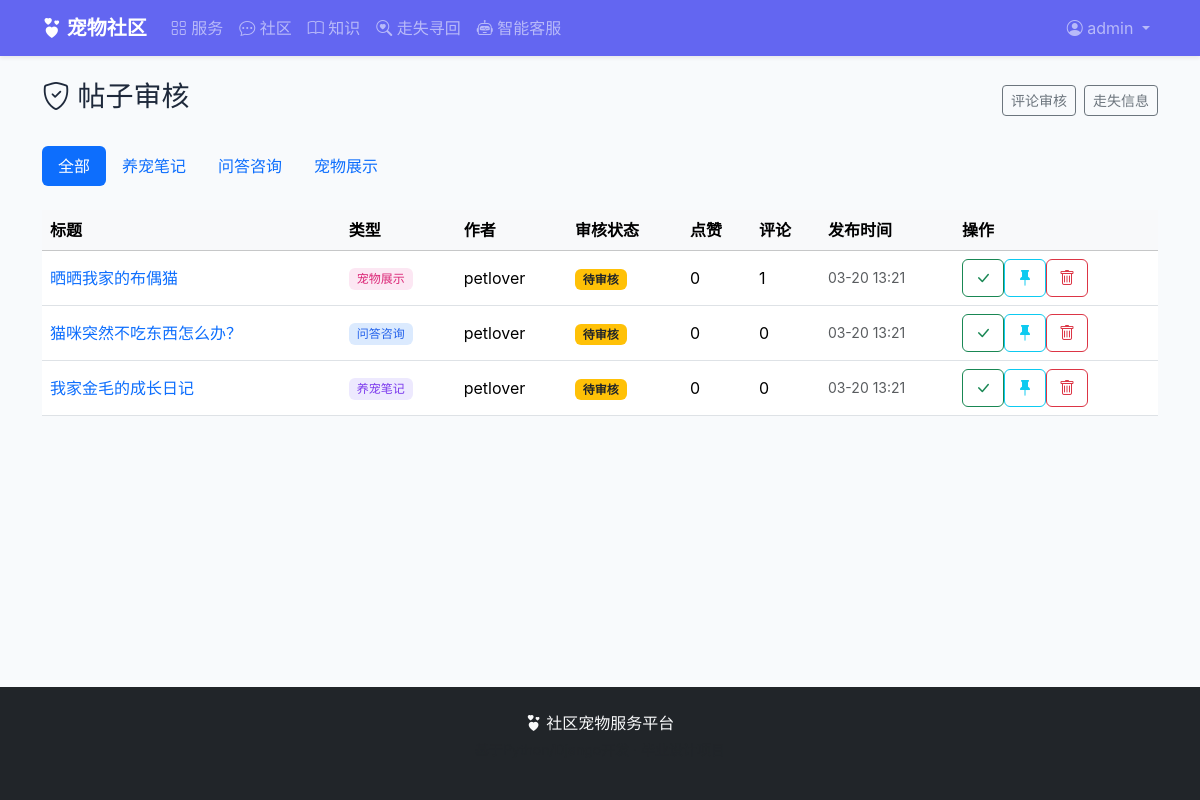
/community/admin/posts/ (signed in), run on the app's committed database.
### accounts/models.py (models this page shows, shortened)
class User(AbstractUser):
    ROLE_CHOICES = (
        ('owner', '宠物主人'),
        ('provider', '服务商家'),
        ('admin', '系统管理员'),
    )
    role = models.CharField('角色', max_length=10, choices=ROLE_CHOICES, default='owner')
    phone = models.CharField('手机号', max_length=11, blank=True)
    avatar = models.ImageField('头像', upload_to='avatars/', blank=True)
    address = models.CharField('地址', max_length=200, blank=True)
    bio = models.TextField('个人简介', max_length=500, blank=True)
    created_at = models.DateTimeField('注册时间', auto_now_add=True)
    class Meta:
        verbose_name = '用户'
        verbose_name_plural = '用户'
    @property
    def is_provider(self):
        return self.role == 'provider'
    @property
    def is_admin_role(self):
        return self.role == 'admin'

### community/models.py (models this page shows, shortened)
class Post(models.Model):
    POST_TYPES = (
        ('note', '养宠笔记'),
        ('qa', '问答咨询'),
        ('show', '宠物展示'),
    )
    author = models.ForeignKey(settings.AUTH_USER_MODEL, on_delete=models.CASCADE,
                               related_name='posts', verbose_name='作者')
    post_type = models.CharField('类型', max_length=10, choices=POST_TYPES)
    title = models.CharField('标题', max_length=200)
    content = models.TextField('内容')
    image = models.ImageField('图片', upload_to='posts/', blank=True)
    likes_count = models.IntegerField('点赞数', default=0)
    comments_count = models.IntegerField('评论数', default=0)
    is_approved = models.BooleanField('已审核', default=False)
    is_pinned = models.BooleanField('置顶', default=False)
    created_at = models.DateTimeField('发布时间', auto_now_add=True)
    updated_at = models.DateTimeField('更新时间', auto_now=True)
    class Meta:
        verbose_name = '社区帖子'
        verbose_name_plural = '社区帖子'
        ordering = ['-is_pinned', '-created_at']

### community/views.py (the view)
# urls.py: path('admin/posts/', views.admin_post_list, name='admin_posts'),
@login_required
def admin_post_list(request):
    if not request.user.is_admin_role:
        messages.error(request, '仅管理员可访问')
        return redirect('index')
    posts = Post.objects.all().select_related('author')
    post_type = request.GET.get('type')
    if post_type:
        posts = posts.filter(post_type=post_type)
    return render(request, 'community/admin_post_list.html', {
        'posts': posts,
        'current_type': post_type,
    })

### templates/community/admin_post_list.html (shortened to what this page needs)
{% extends 'base.html' %}
{% block content %}
<div class="d-flex justify-content-between align-items-center mb-4">
    <h3><i class="bi bi-shield-check"></i> 帖子审核</h3>
    <div class="d-flex gap-2">
        <a href="{% url 'community:admin_comments' %}" class="btn btn-outline-secondary btn-sm">评论审核</a>
        <a href="{% url 'community:admin_lost' %}" class="btn btn-outline-secondary btn-sm">走失信息</a>
    </div>
</div>
<ul class="nav nav-pills mb-4">
    <li class="nav-item"><a class="nav-link {% if not current_type %}active{% endif %}" href="{% url 'community:admin_posts' %}">全部</a></li>
    <li class="nav-item"><a class="nav-link {% if current_type == 'note' %}active{% endif %}" href="{% url 'community:admin_posts' %}?type=note">养宠笔记</a></li>
    <li class="nav-item"><a class="nav-link {% if current_type == 'qa' %}active{% endif %}" href="{% url 'community:admin_posts' %}?type=qa">问答咨询</a></li>
    <li class="nav-item"><a class="nav-link {% if current_type == 'show' %}active{% endif %}" href="{% url 'community:admin_posts' %}?type=show">宠物展示</a></li>
</ul>
<div class="table-responsive">
    <table class="table table-hover align-middle">
        <thead class="table-light">
            <tr>
                <th>标题</th>
                <th>类型</th>
                <th>作者</th>
                <th>审核状态</th>
                <th>点赞</th>
                <th>评论</th>
                <th>发布时间</th>
                <th>操作</th>
            </tr>
        </thead>
        <tbody>
        {% for post in posts %}
        <tr>
            <td>
                <a href="{% url 'community:post_detail' pk=post.pk %}" class="text-decoration-none">{{ post.title }}</a>
            </td>
            <td><span class="post-type {{ post.post_type }}">{{ post.get_post_type_display }}</span></td>
            <td>{{ post.author.username }}</td>
            <td>
                {% if post.is_approved %}
                    <span class="badge bg-success">已通过</span>
                {% else %}
                    <span class="badge bg-warning text-dark">待审核</span>
                {% endif %}
            </td>
            <td>{{ post.likes_count }}</td>
            <td>{{ post.comments_count }}</td>
            <td class="small text-muted">{{ post.created_at|date:"m-d H:i" }}</td>
            <td>
                <div class="btn-group btn-group-sm">
                    {% if not post.is_approved %}
                    <form method="post" action="{% url 'community:admin_post_approve' pk=post.pk %}" class="d-inline">
                        <button class="btn btn-outline-success" title="通过审核"><i class="bi bi-check-lg"></i></button>
                    </form>
                    {% else %}
                    <form method="post" action="{% url 'community:admin_post_reject' pk=post.pk %}" class="d-inline">
                        {% csrf_token %}
                        <button class="btn btn-outline-warning" title="撤回审核"><i class="bi bi-x-lg"></i></button>
                    </form>
                    {% endif %}
                    <form method="post" action="{% url 'community:admin_post_pin' pk=post.pk %}" class="d-inline">
                        <button class="btn btn-outline-{% if post.is_pinned %}secondary{% else %}info{% endif %}" title="{% if post.is_pinned %}取消置顶{% else %}置顶{% endif %}">
                            <i class="bi bi-pin{% if post.is_pinned %}-angle{% endif %}-fill"></i>
                        </button>
                    </form>
                    <form method="post" action="{% url 'community:admin_post_delete' pk=post.pk %}" class="d-inline" onsubmit="return confirm('确定删除帖子「{{ post.title }}」？')">
                        <button class="btn btn-outline-danger" title="删除"><i class="bi bi-trash"></i></button>
                    </form>
                </div>
            </td>
        </tr>
        {% empty %}
        <tr><td colspan="8" class="text-center text-muted py-4">暂无帖子</td></tr>
        {% endfor %}
        </tbody>
    </table>
</div>
{% endblock %}

### templates/base.html (shortened to what this page needs)
{% load static %}
<!DOCTYPE html>
<html lang="zh-CN">
<head>
    <link href="{% static 'css/bootstrap.min.css' %}" rel="stylesheet">
    <link href="{% static 'css/bootstrap-icons.css' %}" rel="stylesheet">
    <link href="{% static 'css/style.css' %}" rel="stylesheet">
</head>
<body>
<nav class="navbar navbar-expand-lg navbar-dark bg-primary sticky-top shadow-sm">
    <div class="container">
        <a class="navbar-brand fw-bold" href="{% url 'index' %}">
            <i class="bi bi-hearts"></i> 宠物社区
        </a>
        <div class="collapse navbar-collapse" id="navMain">
            <ul class="navbar-nav me-auto">
                <li class="nav-item">
                    <a class="nav-link" href="{% url 'services:service_list' %}"><i class="bi bi-grid"></i> 服务</a>
                </li>
                <li class="nav-item">
                    <a class="nav-link" href="{% url 'community:post_list' %}"><i class="bi bi-chat-dots"></i> 社区</a>
                </li>
                <li class="nav-item">
                    <a class="nav-link" href="{% url 'knowledge:article_list' %}"><i class="bi bi-book"></i> 知识</a>
                </li>
                <li class="nav-item">
                    <a class="nav-link" href="{% url 'community:lost_list' %}"><i class="bi bi-search-heart"></i> 走失寻回</a>
                </li>
                <li class="nav-item">
                    <a class="nav-link" href="{% url 'chatbot:chat' %}"><i class="bi bi-robot"></i> 智能客服</a>
                </li>
            </ul>
            <ul class="navbar-nav">
                {% if user.is_authenticated %}
                <li class="nav-item dropdown">
                    <a class="nav-link dropdown-toggle" href="#" data-bs-toggle="dropdown">
                        <i class="bi bi-person-circle"></i> {{ user.username }}
                    </a>
                </li>
                {% else %}
                <li class="nav-item"><a class="nav-link" href="{% url 'accounts:login' %}">登录</a></li>
                <li class="nav-item"><a class="nav-link" href="{% url 'accounts:register' %}">注册</a></li>
                {% endif %}
            </ul>
        </div>
    </div>
</nav>
<main class="container py-4">
    {% block content %}{% endblock %}
</main>
<footer class="bg-dark text-light py-4 mt-5">
    <div class="container text-center">
        <p class="mb-1"><i class="bi bi-hearts"></i> 社区宠物服务平台</p>
        <p class="text-muted small">基于Python/Django开发 · 毕业设计项目</p>
    </div>
</footer>
</body>
</html>

### static/css/style.css (style rules this page uses)
:root { --primary: #6366f1; --primary-dark: #4f46e5; --secondary: #ec4899; --accent: #f59e0b; --bg-light: #faf5ff; }
body { font-family: -apple-system, BlinkMacSystemFont, "Segoe UI", "PingFang SC", "Hiragino Sans GB", "Microsoft YaHei", sans-serif; background-color: #f8fafc; color: #1e293b; min-height: 100vh; display: flex; flex-direction: column; }
main { flex: 1; }
.bg-primary { background-color: var(--primary) !important; }
.post-type { display: inline-block; padding: 0.15rem 0.5rem; border-radius: 0.375rem; font-size: 0.75rem; font-weight: 500; }
.post-type.note { background: #ede9fe; color: #7c3aed; }
.post-type.qa { background: #dbeafe; color: #2563eb; }
.post-type.show { background: #fce7f3; color: #db2777; }

### data on the page
User: username "admin"
Post: title "晒晒我家的布偶猫", post_type "宠物展示", author.username "petlover", is_approved "待审核", likes_count "0", comments_count "1", created_at "03-20 13:21", is_pinned False (drawn)
Post: title "猫咪突然不吃东西怎么办？", post_type "问答咨询", author.username "petlover", is_approved "待审核", likes_count "0", comments_count "0", created_at "03-20 13:21", is_pinned False (drawn)
Post: title "我家金毛的成长日记", post_type "养宠笔记", author.username "petlover", is_approved "待审核", likes_count "0", comments_count "0", created_at "03-20 13:21", is_pinned False (drawn)
